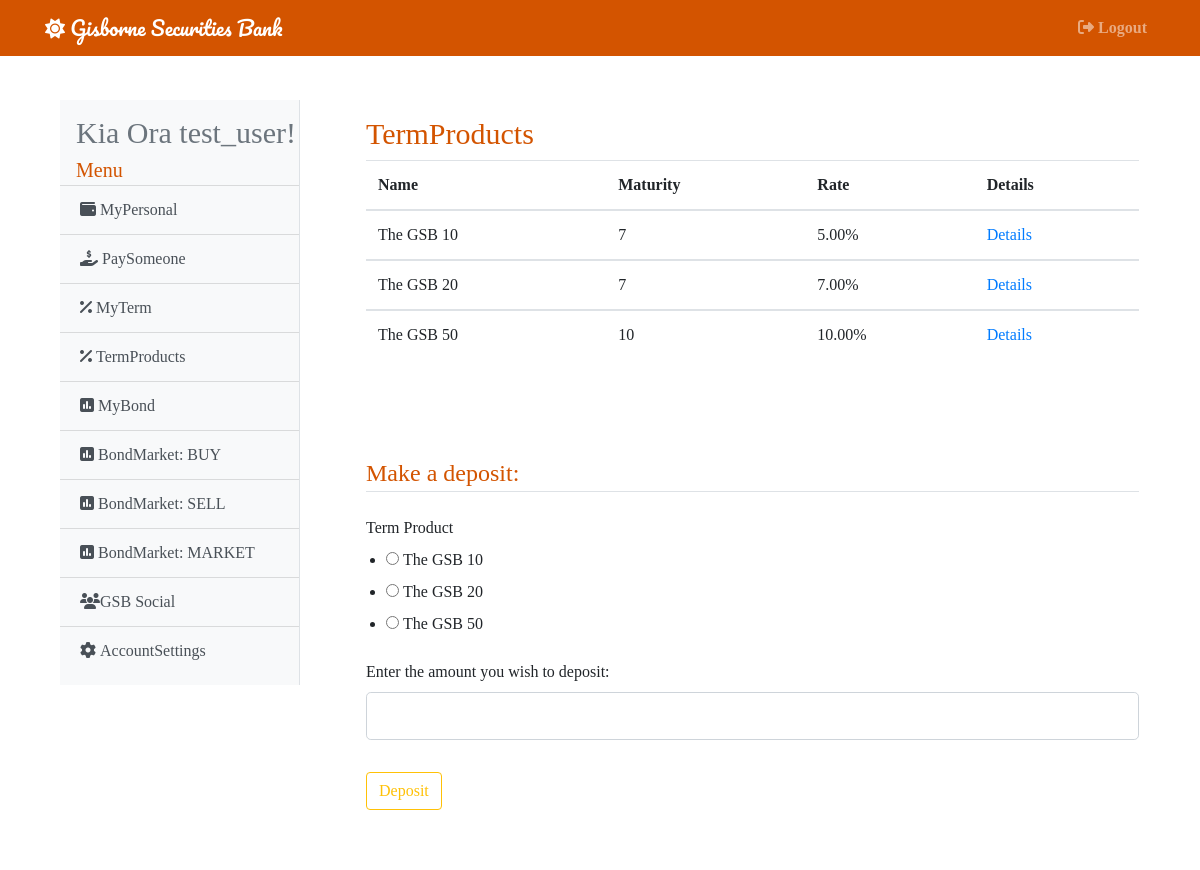
The page /termproducts (signed in) on the database its author committed.
### gsb/models.py (models this page shows, shortened)
class User(db.Model, UserMixin):
    id = db.Column(db.Integer, primary_key=True)
    username = db.Column(db.String(20), unique=True, nullable=False)
    email = db.Column(db.String(120), unique=True, nullable=False)
    password = db.Column(db.String(60), nullable=False)
    account = db.Column(db.BigInteger, unique=True, nullable=False)
    cash = db.Column(db.Numeric(20, 2), nullable=False)
    admin =  db.Column(db.Boolean, default=False, nullable=False)
    active =  db.Column(db.Boolean, default=False, nullable=False)
    market =  db.Column(db.Boolean, default=False, nullable=False)
    image = db.Column(db.Integer, default=1, nullable=False)
    inbox = db.Column(db.Integer, default=0, nullable=False)
    term = db.Column(db.Numeric(20, 2), nullable=False)
    bond = db.Column(db.Numeric(20, 2), nullable=False)
    total = db.Column(db.Numeric(20, 2), nullable=False)
    terms = db.relationship('Term', secondary="terms")
    bonds = db.relationship('Bond', secondary="bonds")
    buys = db.relationship('Bond', secondary="buys")
    sells = db.relationship('Bond', secondary="sells")
    receives = db.relationship('Receives', lazy='dynamic', backref='receiver')
    sends = db.relationship('Sends', lazy='dynamic', backref='sender')
    posts = db.relationship('Statuses', lazy='dynamic', backref='poster')
    messages = db.relationship('Messages', lazy='dynamic', backref='messager')

class Term(db.Model):
    id = db.Column(db.Integer, primary_key=True)
    name = db.Column(db.String(50), unique=True, nullable=False)
    maturity = db.Column(db.Integer, nullable=False)
    rate = db.Column(db.Numeric(4, 2), nullable=False)
    info = db.Column(db.String(300), nullable=False)

### gsb/term/routes.py (the view, shortened to what this page needs)
@term.route('/termproducts', methods=['GET', 'POST'])
@login_required
def term_products():
    form = TermProducts()
    bank = User.query.filter_by(admin=True).first()
    stock = Term.query.order_by(Term.id).all()
    return render_template('terms/term_products.html', title='TermProducts', form=form, stock=stock)

### gsb/term/forms.py
class TermProducts(FlaskForm):
    product = RadioField('Term Product', choices=['The GSB 10', 'The GSB 20', 'The GSB 50'], validators=[DataRequired()])
    amount = DecimalField('Enter the amount you wish to deposit:', validators=[DataRequired()], places=2)
    submit = SubmitField('Deposit')

### gsb/models.py (called while the page is built)
@login_manager.user_loader
def load_user(user_id):
    return User.query.get(int(user_id))

### gsb/templates/terms/term_products.html (shortened to what this page needs)
{% extends 'base.html' %}
{% block content %}
    <div class="card-body shadow-lg p-3 mb-5 bg-white rounded" style="max-height: 500px; overflow: scroll;">
        <h1 style="font-size: 30px; color: #d35400;">TermProducts</h1>
            <table class="table">
                <thead>
                <tr>
                    <th scope="col">Name</th>
                    <th scope="col">Maturity</th>
                    <th scope="col">Rate</th>
                    <th scope="col">Details</th>
                </tr>
                {% for term in stock %}
                </thead>
                <tbody>
                <tr>
                    <td scope="row">{{ term.name }}</td>
                    <td>{{ term.maturity }}</td>
                    <td>{{ term.rate*100 }}%</td>
                    <td><a href="{{ url_for('term.product', term_id=term.id) }}">Details</a></td>
                </tr>
                {% endfor %}
                </tbody>
            </table>
    </div>
    <div class="card-body shadow-lg p-3 mb-5 bg-white rounded">
        <form method="POST" action="">
            <fieldset class="form-group">
                <legend class="border-bottom mb-4" style="color: #d35400;">Make a deposit:</legend>
                <div class="form-group">
                    {{ form.product.label(class="form-control-label") }}
                    {% if form.product.errors %}
                        {{ form.product(class="form-control form-control-lg is-invalid")}}
                        <div class="invalid-feedback">
                            {% for error in form.product.errors %}
                                <span>{{ error }}</span>
                            {% endfor %}
                        </div>
                    {% else %}
                        {{ form.product(class="form-check", type="radio") }}
                    {% endif %}
                </div>
                <div class="form-group">
                    {{ form.amount.label(class="form-control-label") }}
                    {% if form.amount.errors %}
                        {{ form.amount(class="form-control form-control-lg is-invalid")}}
                        <div class="invalid-feedback">
                            {% for error in form.amount.errors %}
                                <span>{{ error }}</span>
                            {% endfor %}
                        </div>
                    {% else %}
                        {{ form.amount(class="form-control form-control-lg") }}
                    {% endif %}
                </div>
            </fieldset>
            <div class="form-group">
                {{ form.submit(class="btn btn-outline-warning") }}
            </div>
        </form>
    </div>
{% endblock %}

### gsb/templates/base.html (shortened to what this page needs)
<!DOCTYPE html>
<html>
<head>
    <link rel="stylesheet" href="https://maxcdn.bootstrapcdn.com/bootstrap/4.0.0/css/bootstrap.min.css">
</head>
{% if current_user.image == 1 %}
  <body style="background-image: url('https://upload.wikimedia.org/wikipedia/commons/4/4f/Gisborne_NZ_Sunrise_Waikanae_Beach.jpg');
              background-size: cover; font-family: 'Noto+Serif+SC', 'sans-serif';">
{% elif current_user.image == 2 %}
  <body style="background-image: url('https://upload.wikimedia.org/wikipedia/commons/f/fc/Gladstone_Road_in_Gisborne_02.jpg');
              background-size: cover; font-family: 'Noto+Serif+SC', 'sans-serif';">
{% elif current_user.image == 3 %}
  <body style="background-image: url('https://upload.wikimedia.org/wikipedia/commons/c/cb/Railway_Bridge_over_Turanganui_River%2C_Gisborne.jpg');
              background-size: cover; font-family: 'Noto+Serif+SC', 'sans-serif';">
{% endif %}
  <header class="site-header">
    {% if current_user.admin == True %}
      <nav class="navbar navbar-expand-md navbar-dark bg-steel fixed-top" style="max-width: vw100; background-color: #2d3436;">
    {% else %}
      <nav class="navbar navbar-expand-md navbar-dark bg-steel fixed-top" style="max-width: vw100; background-color: #d35400;">
    {% endif %}
      <div class="container">
        <a class="navbar-brand" style="font-family: 'Pacifico', 'sans-serif';" href="/"><i class="fas fa-sun"></i> Gisborne Securities Bank</a>
          <div class="navbar-nav">
            <a class="nav-item nav-link" href="{{ url_for('main.logout') }}"><b><i class="fas fa-sign-out-alt mr-1"></i>Logout</b></a>
          </div>
        </div>
    </nav>
  </header>
    <main role="main" class="container">
      <div class="row">
        <div class="col-md-3" style="padding-top: 100px; padding-left: 30px; padding-bottom: 30px;">
          <div class="bg-light border-right" id="sidebar-wrapper" style="padding-block: 10px;">
            <div class="sidebar-heading ml-3 text-muted" style="font-size: 30px;">Kia Ora {{ current_user.username }}!</div>
            <div class="sidebar-heading ml-3" style="font-size: 20px; color: #d35400;">Menu</div>
            <div class="list-group list-group-flush">
              <a href="{{ url_for('main.my_personal') }}" class="list-group-item list-group-item-action bg-light"><i class="fas fa-wallet mr-1"></i>MyPersonal</a>
              <a href="{{ url_for('main.pay_someone') }}" class="list-group-item list-group-item-action bg-light"><i class="fas fa-hand-holding-usd mr-1"></i>PaySomeone</a>
              <a href="{{ url_for('term.my_term')}}" class="list-group-item list-group-item-action bg-light"><i class="fas fa-percent mr-1"></i>MyTerm</a>
              <a href="{{ url_for('term.term_products') }}" class="list-group-item list-group-item-action bg-light"><i class="fas fa-percent mr-1"></i>TermProducts</a>
              <a href="{{ url_for('bond.my_bond') }}" class="list-group-item list-group-item-action bg-light"><i class="fas fa-poll mr-1"></i>MyBond</a>
              <a href="{{ url_for('bond.buy_bond') }}" class="list-group-item list-group-item-action bg-light"><i class="fas fa-poll mr-1"></i>BondMarket: BUY</a>
              <a href="{{ url_for('bond.sell_bond') }}" class="list-group-item list-group-item-action bg-light"><i class="fas fa-poll mr-1"></i>BondMarket: SELL</a>
              <a href="{{ url_for('bond.bond_market') }}" class="list-group-item list-group-item-action bg-light"><i class="fas fa-poll mr-1"></i>BondMarket: MARKET</a>
              <a href="{{ url_for('main.gsb_social')}}" class="list-group-item list-group-item-action bg-light"><i class="fas fa-users"></i>GSB Social</a>
              <a href="{{ url_for('main.account_settings') }}" class="list-group-item list-group-item-action bg-light"><i class="fas fa-cog mr-1"></i>AccountSettings</a>
            </div>
          </div>
        </div>
        <div class="col-md-9" style="padding-top: 100px; padding-left: 35px;">
          {% block content %}{% endblock %}
        </div>
        </div>
    </main>
</body>
</html>

### rows shown on the page
User: username "test_user"
Term: name "The GSB 10", maturity "7", term.rate*100 "5.00"
Term: name "The GSB 20", maturity "7", term.rate*100 "7.00"
Term: name "The GSB 50", maturity "10", term.rate*100 "10.00"
